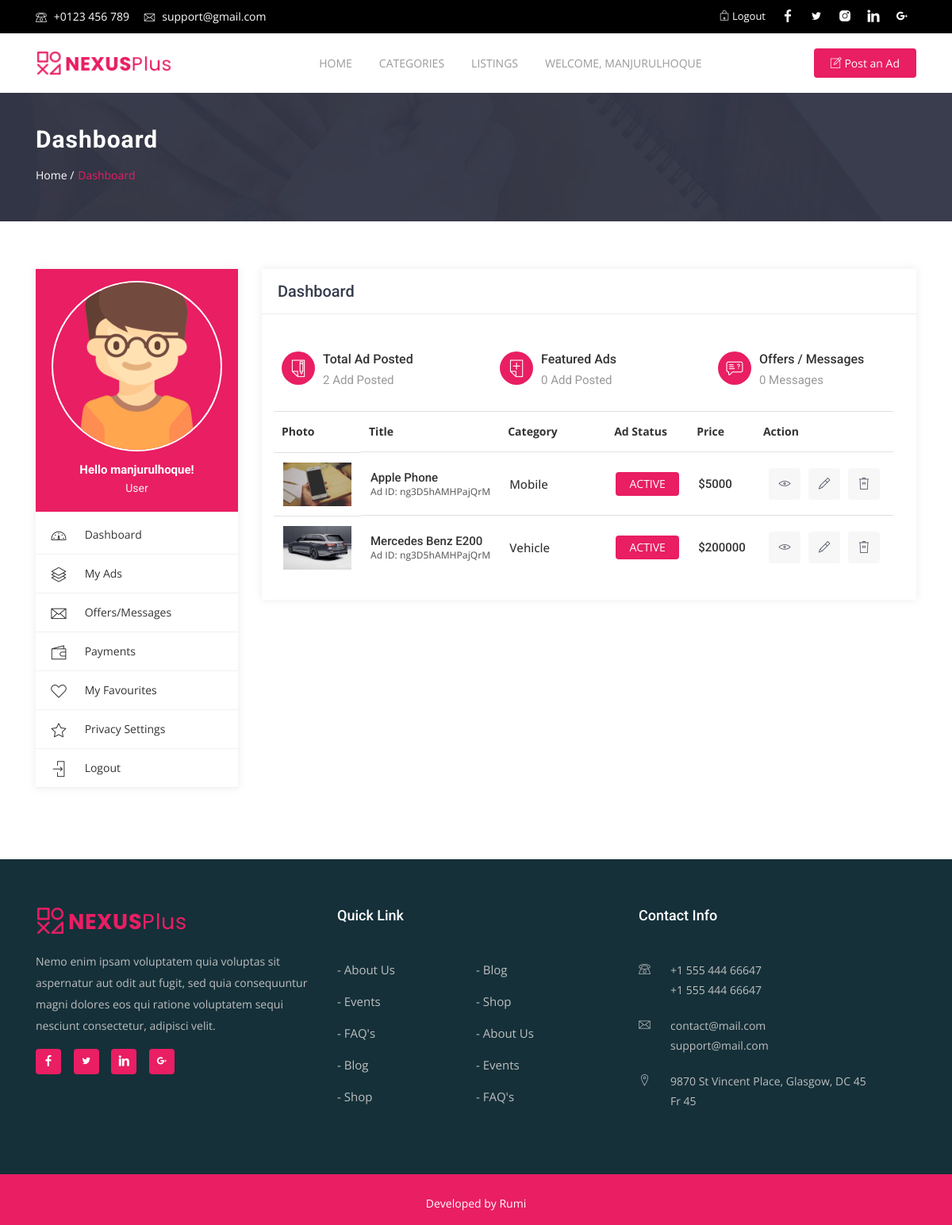
Page /users/dashboard (signed in) on the committed database.
### accounts/models.py (models this page shows, shortened)
class User(AbstractUser):
    username = models.CharField(
        'username',
        max_length=50,
        unique=True,
        help_text='Required. 50 characters or fewer. Letters, digits and @/./+/-/_ only.',
        error_messages={
            'unique': "A user with that username already exists.",
        },
    )
    email = models.EmailField(unique=True, blank=False,
                              error_messages={
                                  'unique': "A user with that email already exists.",
                              })
    about = models.TextField(blank=True)
    phone = models.CharField(max_length=20, blank=True, verbose_name="Contact number")
    USERNAME_FIELD = "email"
    REQUIRED_FIELDS = ["username"]

### core/models.py (models this page shows, shortened)
class Ad(models.Model):
    user = models.ForeignKey(User, on_delete=models.CASCADE)
    category = models.ForeignKey(Category, on_delete=models.CASCADE)
    title = models.CharField(max_length=255, verbose_name="Ad title")
    price = models.IntegerField(verbose_name="Ad price")
    description = models.TextField(verbose_name="Ad description")
    featured = models.BooleanField(default=False)
    status = models.IntegerField(default=1)
    created_at = models.DateTimeField(auto_now=True)
    tags = TaggableManager()
    @property
    def first_image_or_default(self):
        return self.ad_images.all()[0].image.url if self.ad_images.count() > 0 else "/media/ad_images/default.jpg"
    @property
    def ad_status(self):
        if self.status == 1:
            return 'active'
        elif self.status == 2:
            return 'inactive'
        elif self.status == 3:
            return 'sold'
        else:
            return 'deleted'

class AdImage(models.Model):
    ad = models.ForeignKey(Ad, on_delete=models.CASCADE, related_name="ad_images")
    image = models.ImageField(verbose_name="Ad image", upload_to="ad_images")

class Category(models.Model):
    class Meta:
        verbose_name = "Category"
        verbose_name_plural = "Categories"
    title = models.CharField(max_length=255)
    image = models.ImageField(verbose_name="Category Image", upload_to="category_images",
                              default="category_images/default.png")

### users/views.py (the view)
# urls.py: path('dashboard', DashboardView.as_view(), name="dashboard"),
class DashboardView(CustomLoginRequiredMixin, TemplateView):
    template_name = "users/dashboard.html"
    def get_context_data(self, **kwargs):
        context = super(DashboardView, self).get_context_data(**kwargs)
        ads = Ad.objects.filter(user=self.request.user)
        context['ads'] = ads
        total_ads = copy.deepcopy(ads).count()
        featured_ads = copy.deepcopy(ads).filter(featured=True).count()
        context['total_ads'] = total_ads
        context['featured_ads'] = featured_ads
        return context

### templates/users/dashboard.html
{% extends 'base.html' %}
{% load static %}
{% block content %}
    <div class="page-header" style="background: url('{% static 'assets/img/banner1.jpg' %}');">
        <div class="container">
            <div class="row">
                <div class="col-md-12">
                    <div class="breadcrumb-wrapper">
                        <h2 class="product-title">Dashboard</h2>
                        <ol class="breadcrumb">
                            <li><a href="#">Home /</a></li>
                            <li class="current">Dashboard</li>
                        </ol>
                    </div>
                </div>
            </div>
        </div>
    </div>
    <div id="content" class="section-padding">
        <div class="container">
            <div class="row">
                {% include 'includes/sidebar.html' %}
                <div class="col-sm-12 col-md-8 col-lg-9">
                    <div class="page-content">
                        {% if ads.count > 0 %}
                            <div class="inner-box">
                                <div class="dashboard-box">
                                    <h2 class="dashbord-title">Dashboard</h2>
                                </div>
                                <div class="dashboard-wrapper">
                                    <div class="dashboard-sections">
                                        <div class="row">
                                            <div class="col-xs-6 col-sm-6 col-md-6 col-lg-4">
                                                <div class="dashboardbox">
                                                    <div class="icon"><i class="lni-write"></i></div>
                                                    <div class="contentbox">
                                                        <h2><a href="#">Total Ad Posted</a></h2>
                                                        <h3>{{ total_ads }} Add Posted</h3>
                                                    </div>
                                                </div>
                                            </div>
                                            <div class="col-xs-6 col-sm-6 col-md-6 col-lg-4">
                                                <div class="dashboardbox">
                                                    <div class="icon"><i class="lni-add-files"></i></div>
                                                    <div class="contentbox">
                                                        <h2><a href="#">Featured Ads</a></h2>
                                                        <h3>{{ featured_ads }} Add Posted</h3>
                                                    </div>
                                                </div>
                                            </div>
                                            <div class="col-xs-6 col-sm-6 col-md-6 col-lg-4">
                                                <div class="dashboardbox">
                                                    <div class="icon"><i class="lni-support"></i></div>
                                                    <div class="contentbox">
                                                        <h2><a href="#">Offers / Messages</a></h2>
                                                        <h3>0 Messages</h3>
                                                    </div>
                                                </div>
                                            </div>
                                        </div>
                                    </div>
                                    <table class="table table-responsive dashboardtable tablemyads">
                                        <thead>
                                        <tr>
                                            <th>Photo</th>
                                            <th>Title</th>
                                            <th>Category</th>
                                            <th>Ad Status</th>
                                            <th>Price</th>
                                            <th>Action</th>
                                        </tr>
                                        </thead>
                                        <tbody>
                                        {% for ad in ads %}
                                            <tr data-category="{{ ad.ad_status }}">
                                                <td class="photo">
                                                    <img class="img-fluid" src="{{ ad.first_image_or_default }}"
                                                         alt="">
                                                </td>
                                                <td data-title="Title">
                                                    <h3>{{ ad.title }}</h3>
                                                    <span>Ad ID: ng3D5hAMHPajQrM</span>
                                                </td>
                                                <td data-title="Category">
                                                    <span class="adcategories">{{ ad.category.title }}</span>
                                                </td>
                                                <td data-title="Ad Status">
                                                    <span class="adstatus adstatusactive">{{ ad.ad_status }}</span>
                                                </td>
                                                <td data-title="Price">
                                                    <h3>${{ ad.price }}</h3>
                                                </td>
                                                <td data-title="Action">
                                                    <div class="btns-actions">
                                                        <a class="btn-action btn-view"
                                                           href="{% url 'ads:ad.details' ad.id %}">
                                                            <i class="lni-eye"></i>
                                                        </a>
                                                        <a class="btn-action btn-edit"
                                                           href="{% url 'ads:update.ad' ad.id %}">
                                                            <i class="lni-pencil"></i>
                                                        </a>
                                                        <a class="btn-action btn-delete" href="{% url 'ads:delete.ad' ad.id %}">
                                                            <i class="lni-trash"></i>
                                                        </a>
                                                    </div>
                                                </td>
                                            </tr>
                                        {% endfor %}
                                        </tbody>
                                    </table>
                                </div>
                            </div>
                        {% else %}
                            <h2 class="text-center">You don't have any ad</h2>
                        {% endif %}
                    </div>
                </div>
            </div>
        </div>
    </div>
{% endblock %}

### templates/includes/navbar.html (shortened to what this page needs)
{% load static %}
<div class="top-bar">
    <div class="container">
        <div class="row">
            <div class="col-lg-7 col-md-5 col-xs-12">
                <ul class="list-inline">
                    <li><i class="lni-phone"></i> +0123 456 789</li>
                    <li><i class="lni-envelope"></i> support@gmail.com</li>
                </ul>
            </div>
            <div class="col-lg-5 col-md-7 col-xs-12">
                <div class="roof-social float-right">
                    <a class="facebook" href="#"><i class="lni-facebook-filled"></i></a>
                    <a class="twitter" href="#"><i class="lni-twitter-filled"></i></a>
                    <a class="instagram" href="#"><i class="lni-instagram-filled"></i></a>
                    <a class="linkedin" href="#"><i class="lni-linkedin-fill"></i></a>
                    <a class="google" href="#"><i class="lni-google-plus"></i></a>
                </div>
                {% if not request.user.is_authenticated %}
                    <div class="header-top-right float-right">
                        <a href="{% url 'accounts:login' %}" class="header-top-button"><i class="lni-lock"></i> Log
                            In</a> |
                        <a href="{% url 'accounts:register' %}" class="header-top-button"><i class="lni-pencil"></i>
                            Register</a>
                    </div>
                {% else %}
                    <div class="header-top-right float-right">
                        <a href="{% url 'accounts:logout' %}" class="header-top-button">
                            <i class="lni-lock"></i> Logout</a>
                    </div>
                {% endif %}
            </div>
        </div>
    </div>
</div>
<nav class="navbar navbar-expand-lg bg-white fixed-top scrolling-navbar">
    <div class="container">
        <div class="navbar-header">
            <a href="{% url 'core:home' %}" class="navbar-brand">
                <img src="{% static 'assets/img/logo.png' %}" alt="">
            </a>
        </div>
        <div class="collapse navbar-collapse" id="main-navbar">
            <ul class="navbar-nav mr-auto w-100 justify-content-center">
                <li class="nav-item acive">
                    <a class="nav-link" href="{% url 'core:home' %}">
                        Home
                    </a>
                </li>
                <li class="nav-item">
                    <a class="nav-link" href="{% url 'categories:list' %}">
                        Categories
                    </a>
                </li>
                <li class="nav-item">
                    <a class="nav-link" href="{% url 'core:listings' %}">
                        Listings
                    </a>
                </li>
                {% if request.user.is_authenticated %}
                    <li class="nav-item dropdown">
                        <a class="nav-link dropdown-toggle" href="#" data-toggle="dropdown" aria-haspopup="true"
                           aria-expanded="false">
                            Welcome, {{ request.user.username }}
                        </a>
                    </li>
                {% endif %}
            </ul>
            <div class="post-btn">
                <a class="btn btn-common" href="{% url 'ads:crate.ad' %}">
                    <i class="lni-pencil-alt"></i> Post an Ad
                </a>
            </div>
        </div>
    </div>
</nav>

### templates/includes/sidebar.html
{% load static %}
<div class="col-sm-12 col-md-4 col-lg-3 page-sidebar">
    <aside>
        <div class="sidebar-box">
            <div class="user">
                <figure>
                    <a href="#">
                        <img class="img-fluid" src="{% static 'assets/img/avatar.png' %}" alt="">
                    </a>
                </figure>
                <div class="usercontent">
                    <h3>Hello {{ request.user.username }}!</h3>
                    <h4>User</h4>
                </div>
            </div>
            <nav class="navdashboard">
                <ul>
                    <li>
                        <a href="{% url 'users:dashboard' %}">
                            <i class="lni-dashboard"></i>
                            <span>Dashboard</span>
                        </a>
                    </li>
                    <li>
                        <a href="account-myads.html">
                            <i class="lni-layers"></i>
                            <span>My Ads</span>
                        </a>
                    </li>
                    <li>
                        <a href="#">
                            <i class="lni-envelope"></i>
                            <span>Offers/Messages</span>
                        </a>
                    </li>
                    <li>
                        <a href="payments.html">
                            <i class="lni-wallet"></i>
                            <span>Payments</span>
                        </a>
                    </li>
                    <li>
                        <a href="account-favourite-ads.html">
                            <i class="lni-heart"></i>
                            <span>My Favourites</span>
                        </a>
                    </li>
                    <li>
                        <a href="{% url 'users:privacy.settings' %}">
                            <i class="lni-star"></i>
                            <span>Privacy Settings</span>
                        </a>
                    </li>
                    <li>
                        <a href="{% url 'accounts:logout' %}">
                            <i class="lni-enter"></i>
                            <span>Logout</span>
                        </a>
                    </li>
                </ul>
            </nav>
        </div>
    </aside>
</div>

### rows in the picture
User: user.username "MANJURULHOQUE", user.username "manjurulhoque"
Ad: first_image_or_default (picture), title "Apple Phone", category "Mobile", ad_status "ACTIVE", price "5000"
Ad: first_image_or_default (picture), title "Mercedes Benz E200", category "Vehicle", ad_status "ACTIVE", price "200000"

### other values in the picture
{{ total_ads }} "2"
{{ featured_ads }} "0"
